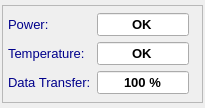
<?xml version="1.0" encoding="UTF-8"?>
<ui version="4.0">
 <class>NMRToolStatusWizard</class>
 <widget class="QWidget" name="NMRToolStatusWizard">
  <property name="geometry">
   <rect>
    <x>0</x>
    <y>0</y>
    <width>205</width>
    <height>108</height>
   </rect>
  </property>
  <property name="windowTitle">
   <string>NMRTool Status</string>
  </property>
  <layout class="QGridLayout" name="gridLayout_3">
   <property name="leftMargin">
    <number>2</number>
   </property>
   <property name="topMargin">
    <number>5</number>
   </property>
   <property name="rightMargin">
    <number>2</number>
   </property>
   <property name="bottomMargin">
    <number>5</number>
   </property>
   <item row="0" column="0">
    <widget class="QFrame" name="frame">
     <property name="frameShape">
      <enum>QFrame::StyledPanel</enum>
     </property>
     <property name="frameShadow">
      <enum>QFrame::Raised</enum>
     </property>
     <layout class="QGridLayout" name="gridLayout_2">
      <property name="leftMargin">
       <number>5</number>
      </property>
      <property name="topMargin">
       <number>5</number>
      </property>
      <property name="rightMargin">
       <number>5</number>
      </property>
      <property name="bottomMargin">
       <number>5</number>
      </property>
      <item row="0" column="1">
       <spacer name="horizontalSpacer">
        <property name="orientation">
         <enum>Qt::Horizontal</enum>
        </property>
        <property name="sizeHint" stdset="0">
         <size>
          <width>40</width>
          <height>20</height>
         </size>
        </property>
       </spacer>
      </item>
      <item row="0" column="0">
       <layout class="QGridLayout" name="gridLayout">
        <item row="0" column="0">
         <widget class="QLabel" name="lblPower">
          <property name="font">
           <font>
            <pointsize>10</pointsize>
           </font>
          </property>
          <property name="text">
           <string>&lt;font color=darkblue&gt;Power:&lt;/font&gt;</string>
          </property>
         </widget>
        </item>
        <item row="0" column="1">
         <widget class="QLineEdit" name="ledPowerStatus">
          <property name="font">
           <font>
            <pointsize>10</pointsize>
            <weight>75</weight>
            <bold>true</bold>
           </font>
          </property>
          <property name="text">
           <string>OK</string>
          </property>
          <property name="alignment">
           <set>Qt::AlignCenter</set>
          </property>
          <property name="readOnly">
           <bool>true</bool>
          </property>
         </widget>
        </item>
        <item row="1" column="0">
         <widget class="QLabel" name="lblTemperature">
          <property name="font">
           <font>
            <pointsize>10</pointsize>
           </font>
          </property>
          <property name="text">
           <string>&lt;font color=darkblue&gt;Temperature:&lt;/font&gt;</string>
          </property>
         </widget>
        </item>
        <item row="1" column="1">
         <widget class="QLineEdit" name="ledTemperatureStatus">
          <property name="font">
           <font>
            <pointsize>10</pointsize>
            <weight>75</weight>
            <bold>true</bold>
           </font>
          </property>
          <property name="text">
           <string>OK</string>
          </property>
          <property name="alignment">
           <set>Qt::AlignCenter</set>
          </property>
          <property name="readOnly">
           <bool>true</bool>
          </property>
         </widget>
        </item>
        <item row="2" column="0">
         <widget class="QLabel" name="lblDataTransfer">
          <property name="font">
           <font>
            <pointsize>10</pointsize>
           </font>
          </property>
          <property name="text">
           <string>&lt;font color=darkblue&gt;Data Transfer:&lt;/font&gt;</string>
          </property>
         </widget>
        </item>
        <item row="2" column="1">
         <widget class="QLineEdit" name="ledDataTransfer">
          <property name="font">
           <font>
            <pointsize>10</pointsize>
            <weight>75</weight>
            <bold>true</bold>
           </font>
          </property>
          <property name="text">
           <string>100 %</string>
          </property>
          <property name="alignment">
           <set>Qt::AlignCenter</set>
          </property>
          <property name="readOnly">
           <bool>true</bool>
          </property>
         </widget>
        </item>
       </layout>
      </item>
     </layout>
    </widget>
   </item>
  </layout>
 </widget>
 <resources/>
 <connections/>
</ui>
